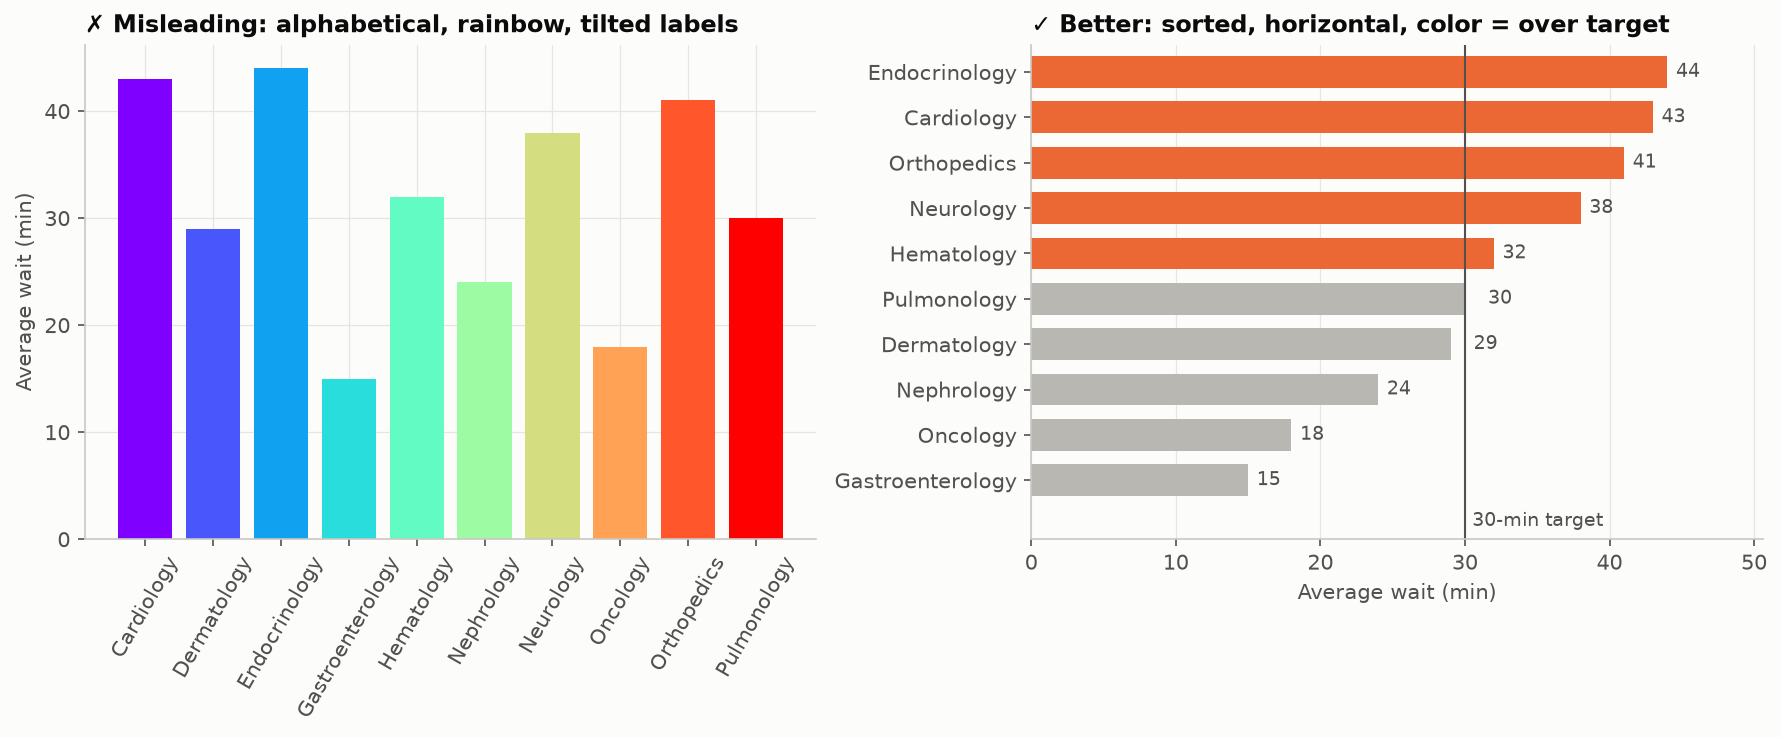

Here is the Python script that generated this plot:
"""
Unsorted Rainbow Bars vs. Sorted Bars  -  family: Bad vs. good

DESIGN PURPOSE
Bars in alphabetical (or random) order, each in a different color, make the
reader do the sorting in their head. The colors carry no information but
suggest that they do, and vertical bars with long names force rotated, hard-
to-read labels.

WHEN TO USE
  - Sort nominal categories by value so ranking is immediate
  - Use horizontal bars when category names are long
  - Use one color for one series; add a second color only to highlight

AVOID WHEN
  - Alphabetical ordering of categories that have no natural order
  - Coloring each bar differently "to look nice"
  - Rotated 45°/90° x-axis labels

ALTERNATIVES
  - Sorted horizontal bar chart
  - Lollipop or Cleveland dot plot for many categories

EXAMPLE
Average outpatient waiting time (minutes) for ten clinics.

Run:  python unsorted_bars.py
"""
import sys
from pathlib import Path

import numpy as np
import pandas as pd
import matplotlib.pyplot as plt

# Library style: categorical colors in fixed order, recessive axes, hairline grid.
PALETTE = ["#2a78d6", "#eb6834", "#1baf7a", "#eda100",
           "#e87ba4", "#008300", "#6250d6", "#e34948"]
SEQ_CMAP = "Blues"      # sequential: one hue, light -> dark
DIV_CMAP = "RdBu_r"     # diverging: two opposite hues, neutral midpoint
GRAY = "#b8b7b1"        # de-emphasised marks
plt.rcParams.update({
    "figure.figsize": (8, 4.8), "figure.dpi": 110, "figure.facecolor": "#fcfcfb",
    "axes.facecolor": "#fcfcfb", "axes.edgecolor": "#c9c8c3", "axes.linewidth": 0.8,
    "axes.spines.top": False, "axes.spines.right": False,
    "axes.grid": True, "grid.color": "#e6e5e1", "grid.linewidth": 0.6, "axes.axisbelow": True,
    "axes.prop_cycle": plt.cycler(color=PALETTE),
    "axes.titlesize": 13, "axes.titleweight": "bold", "axes.titlelocation": "left",
    "axes.labelcolor": "#52514e", "xtick.color": "#52514e", "ytick.color": "#52514e",
    "text.color": "#0b0b0b", "font.size": 10, "lines.linewidth": 2,
    "legend.frameon": False,
})

# --- Example data ------------------------------------------------------------
rng = np.random.default_rng(4)
clinics = ["Cardiology", "Dermatology", "Endocrinology", "Gastroenterology", "Hematology",
           "Nephrology", "Neurology", "Oncology", "Orthopedics", "Pulmonology"]
df = pd.DataFrame({"clinic": clinics, "wait_min": rng.uniform(12, 45, len(clinics)).round(0)})
TARGET = 30
df

# --- Plot --------------------------------------------------------------------
fig, (ax1, ax2) = plt.subplots(1, 2, figsize=(12, 5))

# Misleading: alphabetical, rainbow, rotated labels.
ax1.bar(df["clinic"], df["wait_min"], color=plt.get_cmap("rainbow")(np.linspace(0, 1, len(df))))
ax1.tick_params(axis="x", rotation=60)
ax1.set_ylabel("Average wait (min)")
ax1.set_title("✗ Misleading: alphabetical, rainbow, tilted labels", fontsize=11.5)

# Better: sorted, horizontal, one color + highlight for "over target".
d = df.sort_values("wait_min")
colors = np.where(d["wait_min"] > TARGET, PALETTE[1], GRAY)
ax2.barh(d["clinic"], d["wait_min"], color=colors, height=0.7)
ax2.axvline(TARGET, color="#52514e", linewidth=1)
ax2.text(TARGET + 0.5, -0.9, f"{TARGET}-min target", fontsize=9, color="#52514e", va="center")
ax2.set_ylim(-1.3, len(d) - 0.4)
for y, v in enumerate(d["wait_min"]):
    ax2.text(v + (1.6 if abs(v - TARGET) < 2 else 0.6), y, f"{v:.0f}", va="center", fontsize=9, color="#52514e")
ax2.set_xlabel("Average wait (min)")
ax2.set_xlim(0, d["wait_min"].max() * 1.15)
ax2.grid(axis="y", visible=False)
ax2.set_title("✓ Better: sorted, horizontal, color = over target", fontsize=11.5)
fig.tight_layout()

# --- Save / show -------------------------------------------------------------
out = Path(__file__).with_name(Path(__file__).stem + ".png")
fig.savefig(out, dpi=150, bbox_inches="tight")
print(f"saved {out}")
if "--no-show" not in sys.argv:
    plt.show()
